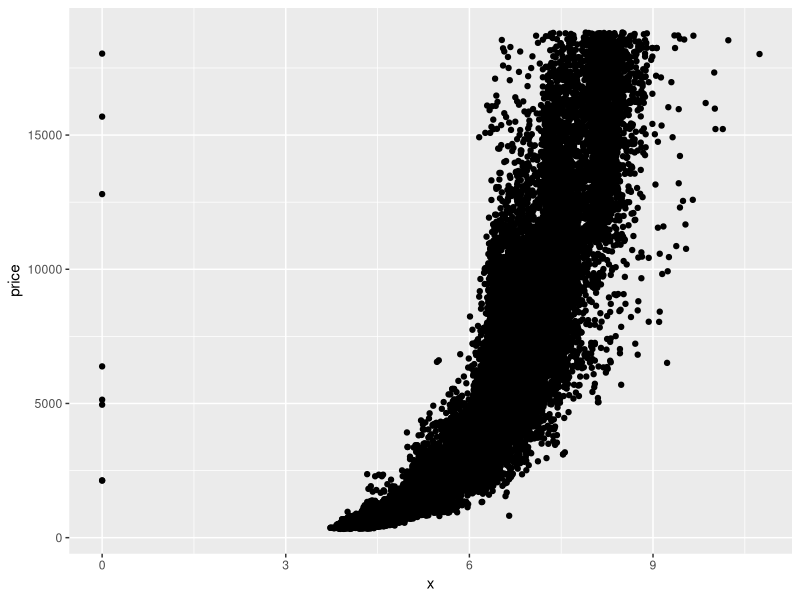
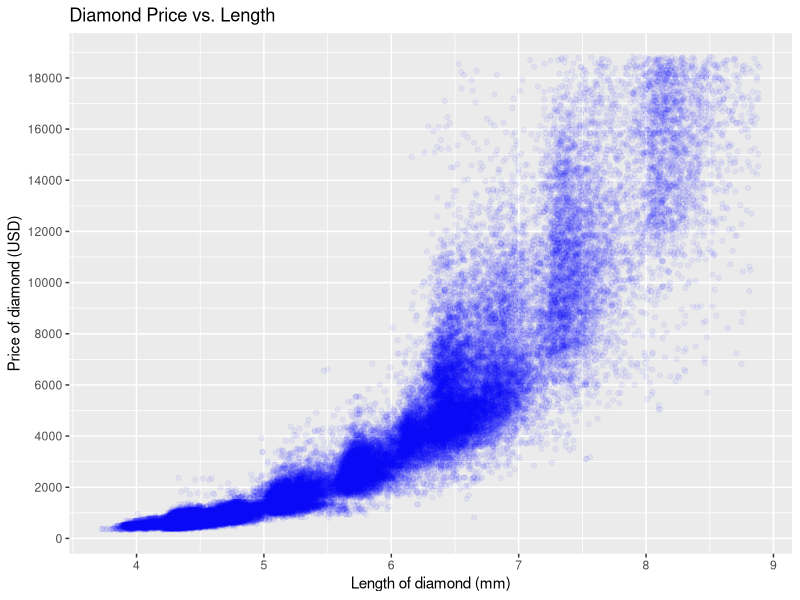
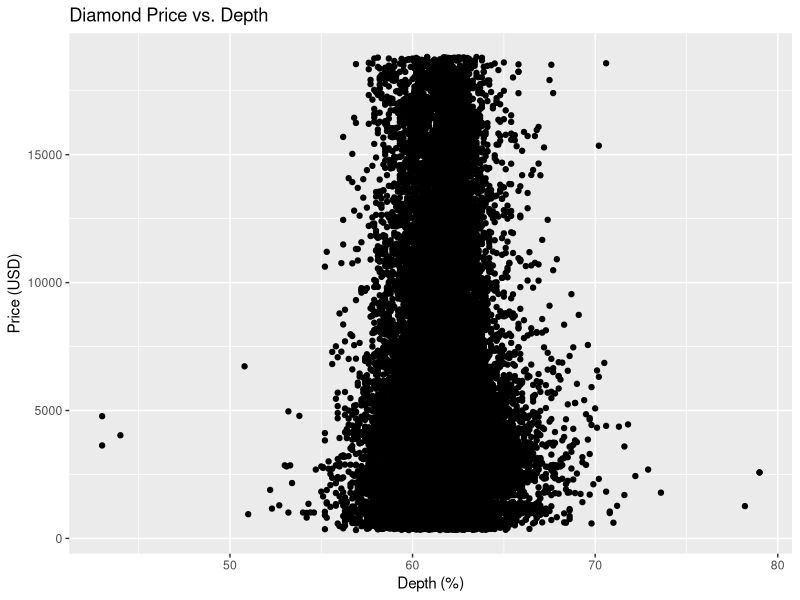
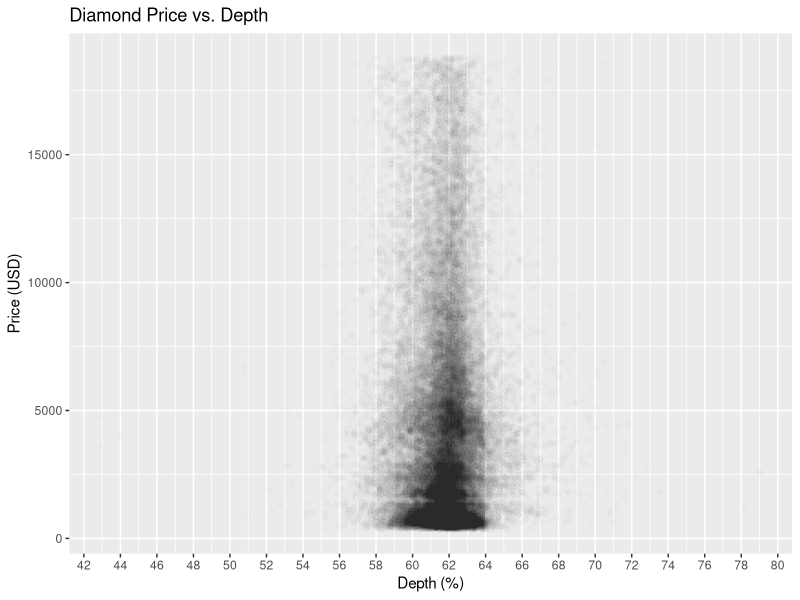
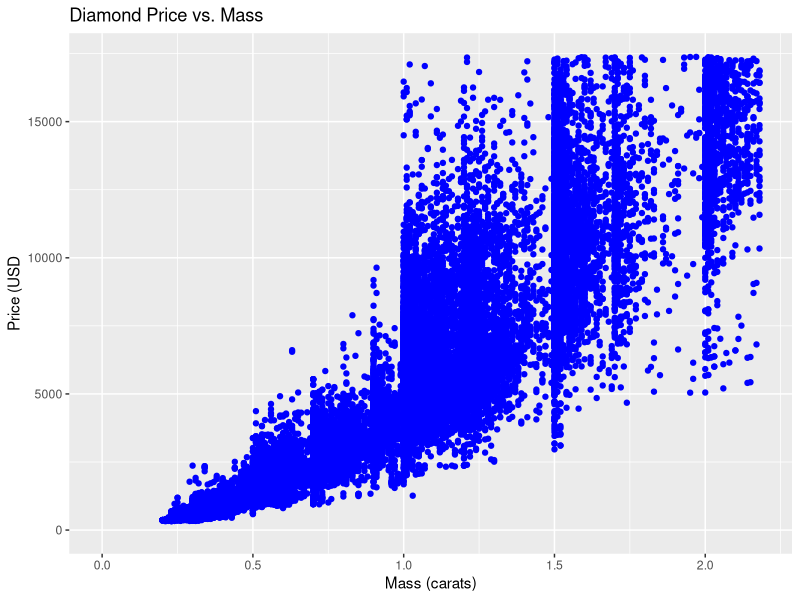
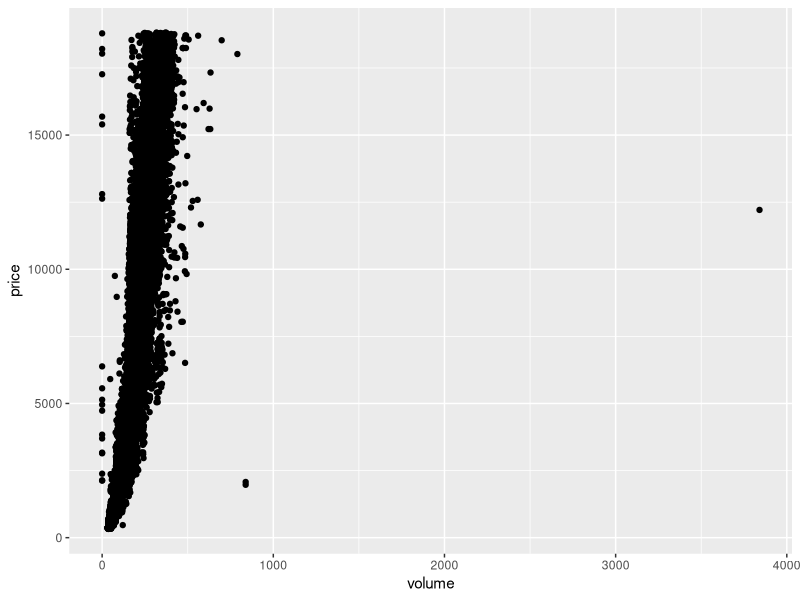
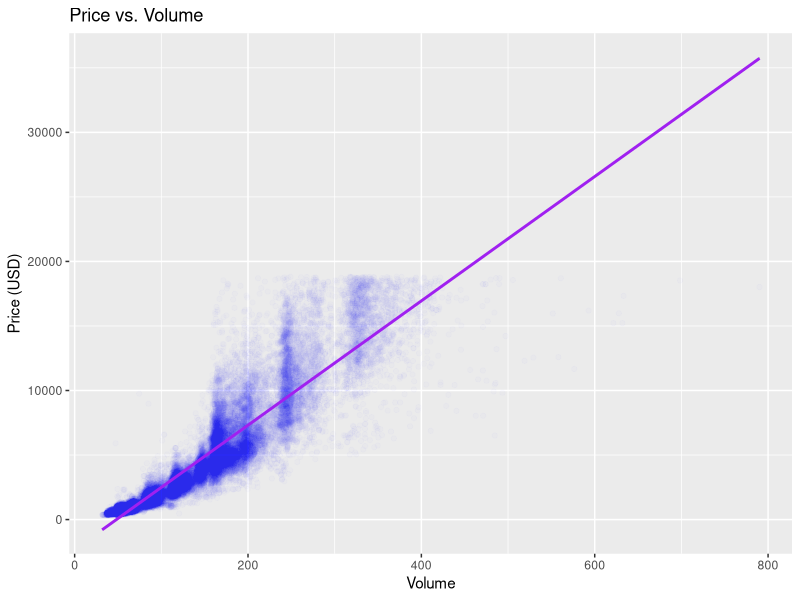

Write R code to recreate these figures, in order. (Note: this script raises an error after producing the figures.)
library(ggplot2)
library(datasets)
library(tidyr)
library(dplyr)
library(gridExtra)

data(diamonds)

ggplot(diamonds, aes(x, price)) + geom_point()

ggplot(diamonds[diamonds$x > 0 & diamonds$price > 0, ]) + 
  geom_point(aes(x = x, y = price), alpha = .05, color = "blue") + 
  labs(title = "Diamond Price vs. Length", x = "Length of diamond (mm)", y = "Price of diamond (USD)") +
  scale_x_continuous(breaks = 0:12, limits = c(min(diamonds$x[diamonds$x > 0]), quantile(diamonds$x, 0.999))) +
  scale_y_continuous(breaks = seq(0, max(diamonds$price), 2000))

with(diamonds,
     data.frame(cor_x_price = cor(x, price),
                cor_y_price = cor(y, price),
                cor_z_price = cor(z, price)
     )
)

ggplot(diamonds, aes(depth, price)) +
  geom_point() +
  labs(x = "Depth (%)", y = "Price (USD)", title = "Diamond Price vs. Depth")

ggplot(diamonds, aes(depth, price)) +
  geom_point(alpha = 0.01) +
  scale_x_continuous(breaks = seq(0, 100, 2)) +
  labs(x = "Depth (%)", y = "Price (USD)", title = "Diamond Price vs. Depth")

with(diamonds,
     c(quantile(depth, 0.05),
       quantile(depth, 0.25),
       quantile(depth, 0.75),
       quantile(depth, 0.95)
     )
)

with(diamonds, cor(depth, price))

ggplot(diamonds, aes(carat, price)) +
  geom_point(colour = "blue") +
  scale_x_continuous(limits = c(0, quantile(diamonds$carat, 0.99))) +
  scale_y_continuous(limits = c(0, quantile(diamonds$price, 0.99))) +
  labs(title = "Diamond Price vs. Mass", x = "Mass (carats)", y = "Price (USD")  

diamonds$volume <- with(diamonds, x * y * z)
ggplot(diamonds, aes(volume, price)) + geom_point()

with(diamonds[diamonds$volume > 0 & diamonds$volume < 800, ], cor(volume, price))

ggplot(diamonds[diamonds$volume > 0 & diamonds$volume < 800, ], aes(x = volume, y = price)) +
  geom_point(alpha = 1/100, colour = "blue") + 
  geom_smooth(method = "lm", colour = "purple") +
  labs(title = "Price vs. Volume", x = "Volume", y = "Price (USD)" )

diamondsByClarity <- summarise(group_by(diamonds, clarity),
                               mean_price = mean(price),
                               median_price = median(price),
                               min_price = min(price),
                               max_price = max(price),
                               n = n()
)

diamondsByClarity

# Bar plot diamond mean price by clarity
p1 <- ggplot(diamonds_mp_by_clarity, aes(clarity, mean_price)) + geom_bar(stat = "identity") +
  labs(title = "Diamonds: Mean Price by Clarity", x = "Diamond Clarity", y = "Mean Price (USD)")

# Bar plot diamond mean price by color
p2 <- ggplot(diamonds_mp_by_color, aes(color, mean_price)) + geom_bar(stat = "identity") +
  labs(title = "Diamonds: Mean Price by Color", x = "Diamond Color", y = "Mean Price (USD)")

# Output both plots as a single image
grid.arrange(p1, p2)



